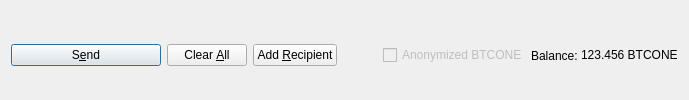
         <widget class="QFrame" name="frame_Send">
          <layout class="QHBoxLayout" name="horizontalLayout">
           <property name="bottomMargin">
            <number>0</number>
           </property>
           <item>
            <widget class="QPushButton" name="sendButton">
             <property name="minimumSize">
              <size>
               <width>150</width>
               <height>0</height>
              </size>
             </property>
             <property name="toolTip">
              <string>Confirm the send action</string>
             </property>
             <property name="text">
              <string>S&amp;end</string>
             </property>
             <property name="icon">
              <iconset resource="../bitcoinone.qrc">
               <normaloff>:/icons/send</normaloff>:/icons/send</iconset>
             </property>
             <property name="autoDefault">
              <bool>false</bool>
             </property>
             <property name="default">
              <bool>true</bool>
             </property>
            </widget>
           </item>
           <item>
            <widget class="QPushButton" name="clearButton">
             <property name="sizePolicy">
              <sizepolicy hsizetype="Minimum" vsizetype="Fixed">
               <horstretch>0</horstretch>
               <verstretch>0</verstretch>
              </sizepolicy>
             </property>
             <property name="toolTip">
              <string>Clear all fields of the form.</string>
             </property>
             <property name="text">
              <string>Clear &amp;All</string>
             </property>
             <property name="icon">
              <iconset resource="../bitcoinone.qrc">
               <normaloff>:/icons/remove</normaloff>:/icons/remove</iconset>
             </property>
             <property name="autoDefault">
              <bool>false</bool>
             </property>
            </widget>
           </item>
           <item>
            <widget class="QPushButton" name="addButton">
             <property name="toolTip">
              <string>Send to multiple recipients at once</string>
             </property>
             <property name="text">
              <string>Add &amp;Recipient</string>
             </property>
             <property name="icon">
              <iconset resource="../bitcoinone.qrc">
               <normaloff>:/icons/add</normaloff>:/icons/add</iconset>
             </property>
             <property name="autoDefault">
              <bool>false</bool>
             </property>
            </widget>
           </item>
           <item>
            <spacer name="horizontalSpacer">
             <property name="orientation">
              <enum>Qt::Horizontal</enum>
             </property>
             <property name="sizeHint" stdset="0">
              <size>
               <width>40</width>
               <height>20</height>
              </size>
             </property>
            </spacer>
           </item>
           <item>
            <layout class="QHBoxLayout" name="horizontalLayout_2">
             <property name="spacing">
              <number>3</number>
             </property>
             <item>
              <widget class="QCheckBox" name="checkzBTCONE">
               <property name="enabled">
                <bool>false</bool>
               </property>
               <property name="text">
                <string>Anonymized BTCONE</string>
               </property>
              </widget>
             </item>
             <item>
              <widget class="QLabel" name="label">
               <property name="text">
                <string>Balance:</string>
               </property>
              </widget>
             </item>
             <item>
              <widget class="QLabel" name="labelBalance">
               <property name="sizePolicy">
                <sizepolicy hsizetype="Preferred" vsizetype="Fixed">
                 <horstretch>0</horstretch>
                 <verstretch>0</verstretch>
                </sizepolicy>
               </property>
               <property name="cursor">
                <cursorShape>IBeamCursor</cursorShape>
               </property>
               <property name="text">
                <string notr="true">123.456 BTCONE</string>
               </property>
               <property name="textInteractionFlags">
                <set>Qt::LinksAccessibleByMouse|Qt::TextSelectableByKeyboard|Qt::TextSelectableByMouse</set>
               </property>
              </widget>
             </item>
            </layout>
           </item>
          </layout>
         </widget>
